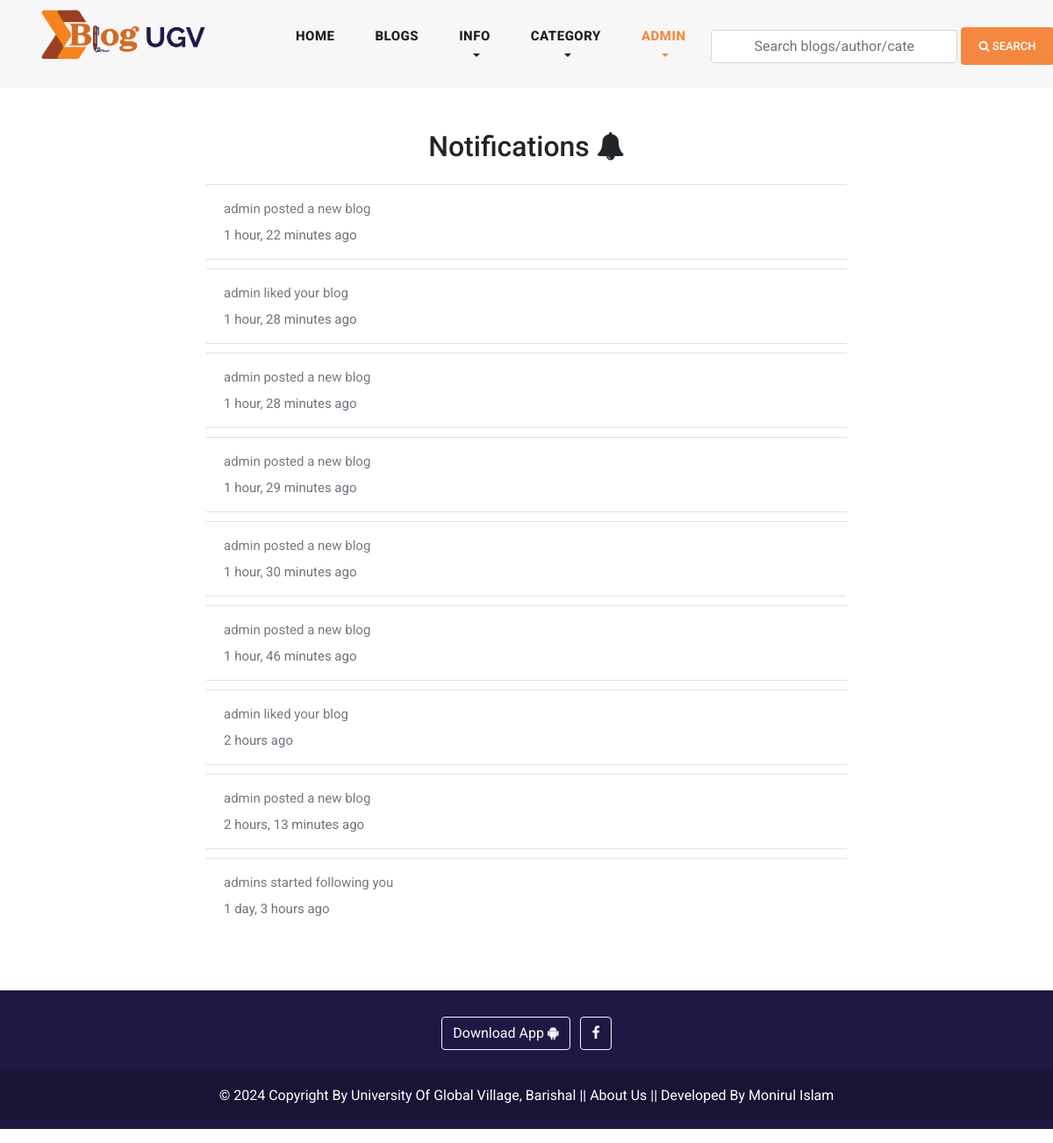
The app's page /user_notifications/ (signed in), older data.
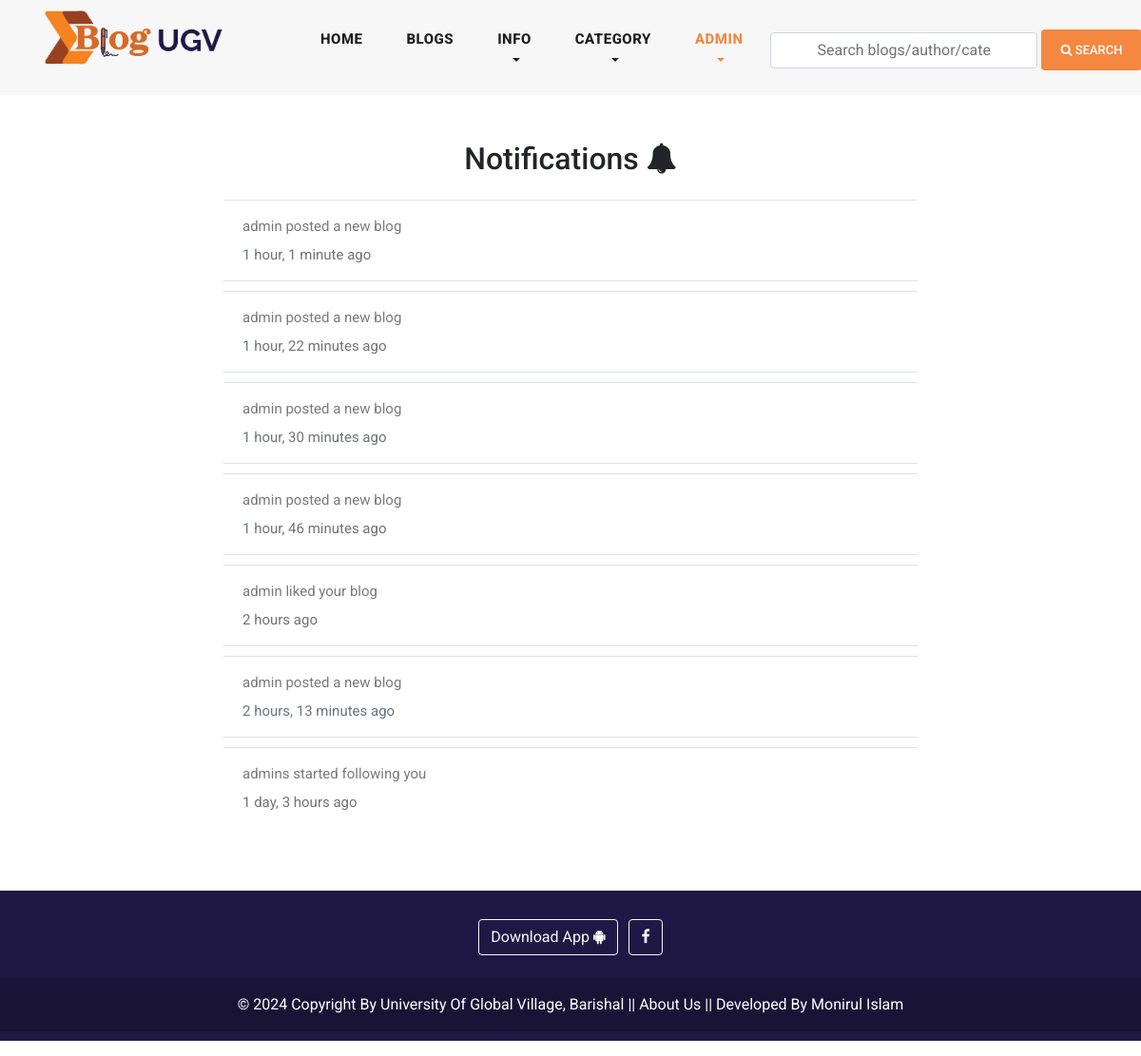
The same page, newer data.
### blog/models.py (models this page shows, shortened)
class Site(models.Model):
    header_logo = models.ImageField(upload_to="site_info")
    footer_logo = models.ImageField(upload_to="site_info")
    site_name = models.CharField(max_length=25)

### notification/models.py (models this page shows, shortened)
class Notification(models.Model):
    NOTIFICATION_TYPES = {
        "Blog", "Like", "Follow"
    }
    content_type = models.ForeignKey (
        ContentType,
        on_delete=models.CASCADE
    )
    object_id = models.BigIntegerField()
    content_object =GenericForeignKey('content_type', 'object_id')
    user = models.ForeignKey(
        User,
        related_name ='user_notifications',
        on_delete = models.CASCADE
    )
    text = models.CharField(max_length=150)
    is_seen = models.BooleanField(default=False)
    notification_types = models.CharField(
        max_length = 20,
        choices = list(zip(NOTIFICATION_TYPES, NOTIFICATION_TYPES))
    )
    created_date = models.DateTimeField(auto_now_add=True)

### user_profile/views.py (the view)
# urls.py: path('user_notifications/',user_notifications, name='user_notifications'),
@login_required(login_url ='login')
def user_notifications(request):
    notifications = Notification.objects.filter(
        user = request.user,
        is_seen = False
    )
    for notification in notifications:
        notification.is_seen = True
        notification.save()
    return render(request,'notifactions.html')

### blog/context_processors.py (called while the page is built)
def get_all_categories(request):
    categories = Category.objects.all()[:20]
    category_counts = []
    for category in categories:
        blog_count = Blog.objects.filter(category=category).count()
        if blog_count > 0:  # Only include non-empty categories
            category_counts.append({'category': category, 'blog_count': blog_count})
    context = {
        "categories":categories,
        "category_counts": category_counts,
    }
    return context

def site_info(request):
    site = Site.objects.all()
    context = {
        "site":site,
    }
    return context

def ugv_ads(request):
    latest_ad = Ugv_Ad.objects.all()
    context =  {
        'latest_ad': latest_ad,
    }
    return context

### user_profile/context_processors.py (called while the page is built)
def user_notifications(request):
    context = {}
    if request.user.is_authenticated:
        notifications = Notification.objects.filter(
            user = request.user
        ).order_by('-created_date')
        unseen = notifications.exclude(is_seen = True)
        context['notifications'] = notifications
        context['unseen'] = unseen.count()
    return context

### blog/templates/notifactions.html (shortened to what this page needs)
{% extends 'base.html' %}
{% load static %}
{% block content %}
<section class="notifications">
    <div class="container">
        <div class="row justify-content-center mt-5">
            <div class="col-md-8">
                <h2 class="text-center mb-4">Notifications <i class="fa fa-bell"></i></h2>
                {% if notifications %}
                    <ul class="list-group list-group-flush">
                        {% for notification in notifications|slice:"50" %}
                            {% if notification.content_object %}
                                <li class="list-group-item notification-item">
                                    {% if notification.notification_types == 'Blog' or notification.notification_types == 'Like' %}
                                        <a class="text-decoration-none notification-link" href="{% if notification.content_object.slug %}{% url 'blog_details' notification.content_object.slug %}{% endif %}">
                                            <p>{{notification.text}}</p>
                                            <p class="text-muted">{{notification.created_date|timesince}} ago</p>
                                        </a>
                                    {% else %}
                                        <a class="text-decoration-none notification-link" href="{% url 'view_user_information' notification.content_object.followed_by.username %}">
                                            <p>{{notification.text}}</p>
                                            <p class="text-muted">{{notification.created_date|timesince}} ago</p>
                                        </a>
                                    {% endif %}
                                </li>
                            {% endif %}
                        {% endfor %}
                    </ul>
                {% else %}
                    <p class="text-center">No notifications yet.</p>
                {% endif %}
            </div>
        </div>
    </div>
</section>
{% endblock content %}

### blog/templates/header.html (shortened to what this page needs)
{% load static %}
<header class="">
    <nav class="navbar navbar-expand-lg">
        <div class="container">
            {% for site_instance in site %}
            <a class="navbar-brand" href="{% url 'home'  %}"><img style="width: 250px; height: 75px;" src="{{site_instance.header_logo.url}}" alt=""></a>
            {% endfor %}
        <div class="collapse navbar-collapse" id="navbarResponsive">
            <ul class="navbar-nav ml-auto">
            <li class="nav-item {% if request.path == '/' %}active{% endif %}">
                <a class="nav-link" href="{% url 'home' %}">Home
                </a>
            </li>
            <li class="nav-item {% if request.path == '/blogs/' %}active{% endif %}">
                <a class="nav-link" href="{% url 'blogs' %}">Blogs</a>
            </li>
            <li class="nav-item dropdown {% if '/about/' in request.path %}active {% elif '/contact/' in request.path %}active{% endif %} ">
                <a class="nav-link dropdown-toggle" href="#" id="navbarDropdown" role="button" data-toggle="dropdown" aria-haspopup="true" aria-expanded="false">
                  Info
                </a>
            </li>
            <li class="nav-item dropdown {% if '/category_blogs/' in request.path %} active {% endif %}">
                <a class="nav-link dropdown-toggle" href="#" id="navbarDropdown" role="button" data-toggle="dropdown" aria-haspopup="true" aria-expanded="false">
                  Category
                </a>
            </li>
            <li>
                {% if request.user.is_authenticated %}
                <li class="nav-item dropdown {% if '/profile/' in request.path %}active {% elif '/user_notifications/' in request.path %}active {% elif '/wishlist/' in request.path %}active {% endif %} ">
                    <a class="nav-link dropdown-toggle" href="#" id="navbarDropdown" role="button" data-toggle="dropdown" aria-haspopup="true" aria-expanded="false">
                      {% if request.user.username %}
                      {{request.user.username}}
                      {% endif %}
                    </a>
                </li>
                {% else %}
                <li class="nav-item
                {% if request.path == '/login/' %}active{% endif %}">
                    <a class="nav-link" href="{% url 'login' %}">LOGIN</a>
                </li>
                {% endif %}
            </li>
            </ul>
            <form class="form-inline d-flex flex-nowrap my-2 ml-auto search_form" action="{% url 'search_blogs' %}" method="GET" >
                <input class="form-control px-5" name="search" type="text" placeholder="Search blogs/author/category/tags "  required>
                <button class="btn btn-primary ml-1"><i class="fa fa-search"></i> Search</button>
            </form>
        </div>
        </div>
    </nav>
</header>

### blog/templates/footer.html (shortened to what this page needs)
{% load static %}
{% for site in site %}
<div  class="container-fluid my-3 custom-container">
<footer class=" text-center text-white" style="background-color: #1F1844;">
  <div class="container-fluid p-3 pb-0">
    <section class="mb-1">
      <a class="btn btn-outline-light btn-floating m-1" href="#" role="button"
        >Download App  <i class="fa fa-android"></i
      ></a>
      <a class="btn btn-outline-light btn-floating m-1" href="https://www.facebook.com/ugvbarisal/" role="button"
        ><i class="fa fa-facebook-f"></i
      ></a>
    </section>
  </div>
  <div class="text-center p-3" style="background-color: rgba(0, 0, 0, 0.2);">
    <a  class="text-white" target="_blank" href="https://ugv.edu.bd/">© 2024 Copyright By University Of Global Village, Barishal</a> ||
    <a class="text-white"  href="{% url 'about' %}">About Us</a> ||
    <a class="text-white" target="_blank" href="https://www.facebook.com/moniruldevelopers"> Developed By Monirul Islam</a>
  </div>
</footer>
</div>
{% endfor %}

Row changes from the older to the newer data that the page shows:
no longer on this page (row edited): Notification: text "admin liked your blog", created_date "1 hour, 28 minutes"
no longer on this page (row edited): Notification: text "admin posted a new blog", created_date "1 hour, 28 minutes"
no longer on this page (row edited): Notification: text "admin posted a new blog", created_date "1 hour, 29 minutes"
added Notification: text "admin posted a new blog", created_date "1 hour, 1 minute"
